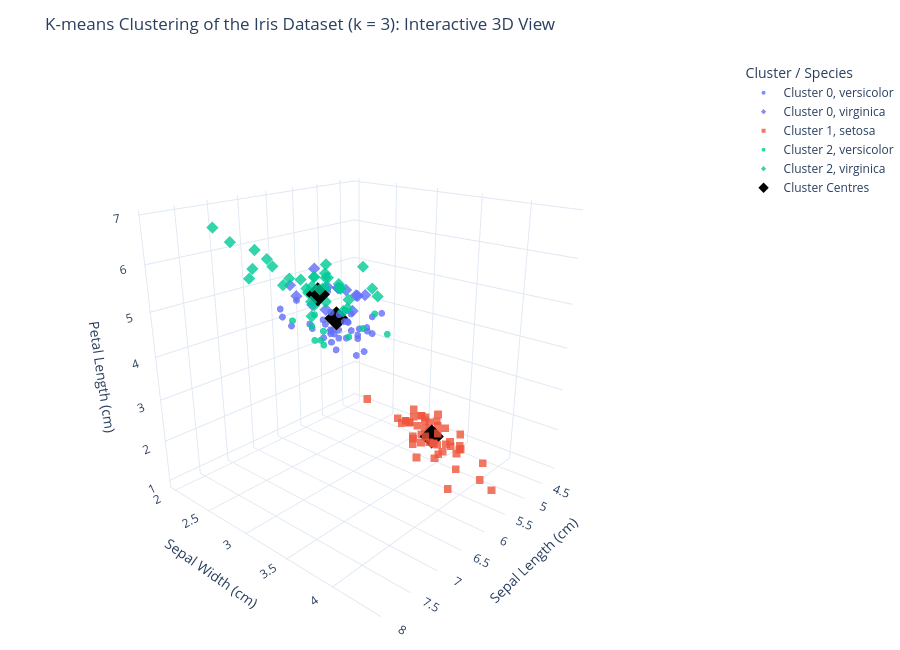

Notebook code cell kept with this figure:
### Code cell
# Step 8: Interactive 3D scatter plot of the clusters (with cluster centres marked)
fig = px.scatter_3d(
    df.sort_values("Cluster"),
    x="Sepal Length (cm)",
    y="Sepal Width (cm)",
    z="Petal Length (cm)",
    color="Cluster",
    symbol="Species",
    hover_data={"Petal Width (cm)": True},
    title="K-means Clustering of the Iris Dataset (k = 3): Interactive 3D View",
    opacity=0.8
)
fig.update_traces(marker=dict(size=4))

# add the three cluster centres as large black diamonds
fig.add_trace(go.Scatter3d(
    x=centers_df["Sepal Length (cm)"],
    y=centers_df["Sepal Width (cm)"],
    z=centers_df["Petal Length (cm)"],
    mode="markers",
    marker=dict(size=8, color="black", symbol="diamond"),
    hovertext=centers_df["Cluster"] + " centre",
    name="Cluster Centres"
))

fig.update_layout(
    width=900,
    height=650,
    legend_title_text="Cluster / Species",
    margin=dict(l=0, r=0, b=0, t=60),
    scene=dict(
        xaxis_title="Sepal Length (cm)",
        yaxis_title="Sepal Width (cm)",
        zaxis_title="Petal Length (cm)",
        aspectmode="cube",
        camera=dict(eye=dict(x=1.7, y=1.5, z=0.9))
    ),
    template="plotly_white"
)

fig.show()

### Figure 1 — Plotly figure (JSON) as saved in the notebook; plotly's stock layout.template omitted (floating-point values rounded to 4 significant figures)
{"data": [{"customdata": [[1.3], [1.6], [1.2], [1.0], [1.1], [1.0], [1.5], [1.2], [1.5], [1.3], [1.1], [1.5], [1.5], [1.5], [1.3], [1.4], [1.0], [1.5], [1.0], [1.4], [1.3], [1.0], [1.3], [1.0], [1.3], [1.3], [1.3], [1.3], [1.1], [1.3], [1.3], [1.2], [1.3], [1.0], [1.2], [1.4], [1.2], [1.5], [1.3]], "hovertemplate": "Cluster=Cluster 0<br>Species=versicolor<br>Sepal Length (cm)=%{x}<br>Sepal Width (cm)=%{y}<br>Petal Length (cm)=%{z}<br>Petal Width (cm)=%{customdata[0]}<extra></extra>", "legendgroup": "Cluster 0, versicolor", "marker": {"color": "#636efa", "opacity": 0.8, "size": 4, "symbol": "circle"}, "mode": "markers", "name": "Cluster 0, versicolor", "scene": "scene", "showlegend": true, "type": "scatter3d", "x": [6.4, 6.0, 5.8, 5.5, 5.5, 5.7, 6.0, 6.1, 6.3, 6.1, 5.6, 5.4, 6.2, 5.6, 5.6, 6.1, 6.0, 5.9, 5.0, 5.2, 6.6, 4.9, 5.7, 5.8, 6.3, 5.6, 5.5, 5.7, 5.1, 6.2, 5.7, 5.7, 5.6, 5.0, 5.8, 6.1, 5.5, 6.5, 5.5], "y": [2.9, 2.7, 2.7, 2.4, 2.4, 2.6, 2.9, 2.8, 2.5, 2.8, 2.5, 3.0, 2.2, 3.0, 2.9, 2.9, 2.2, 3.0, 2.0, 2.7, 2.9, 2.4, 2.8, 2.7, 2.3, 3.0, 2.5, 2.8, 2.5, 2.9, 2.9, 3.0, 2.7, 2.3, 2.6, 3.0, 2.6, 2.8, 2.3], "z": [4.3, 5.1, 3.9, 3.7, 3.8, 3.5, 4.5, 4.7, 4.9, 4.0, 3.9, 4.5, 4.5, 4.5, 3.6, 4.7, 4.0, 4.2, 3.5, 3.9, 4.6, 3.3, 4.5, 4.1, 4.4, 4.1, 4.0, 4.1, 3.0, 4.3, 4.2, 4.2, 4.2, 3.3, 4.0, 4.6, 4.4, 4.6, 4.0]}, {"customdata": [[1.9], [1.9], [1.8], [1.4], [1.5], [1.8], [1.8], [2.0], [1.5], [2.4], [2.0], [1.7], [1.9], [1.8]], "hovertemplate": "Cluster=Cluster 0<br>Species=virginica<br>Sepal Length (cm)=%{x}<br>Sepal Width (cm)=%{y}<br>Petal Length (cm)=%{z}<br>Petal Width (cm)=%{customdata[0]}<extra></extra>", "legendgroup": "Cluster 0, virginica", "marker": {"color": "#636efa", "opacity": 0.8, "size": 4, "symbol": "diamond"}, "mode": "markers", "name": "Cluster 0, virginica", "scene": "scene", "showlegend": true, "type": "scatter3d", "x": [6.3, 5.8, 6.0, 6.1, 6.3, 6.2, 6.3, 5.6, 6.0, 5.8, 5.7, 4.9, 5.8, 5.9], "y": [2.5, 2.7, 3.0, 2.6, 2.8, 2.8, 2.7, 2.8, 2.2, 2.8, 2.5, 2.5, 2.7, 3.0], "z": [5.0, 5.1, 4.8, 5.6, 5.1, 4.8, 4.9, 4.9, 5.0, 5.1, 5.0, 4.5, 5.1, 5.1]}, {"customdata": [[0.1], [0.2], [0.4], [0.2], [0.2], [0.5], [0.2], [0.4], [0.2], [0.3], [0.3], [0.3], [0.4], [0.2], [0.4], [0.1], [0.2], [0.2], [0.1], [0.2], [0.2], [0.3], [0.4], [0.2], [0.2], [0.2], [0.2], [0.2], [0.2], [0.2], [0.4], [0.6], [0.2], [0.2], [0.2], [0.3], [0.2], [0.2], [0.4], [0.3], [0.2], [0.2], [0.1], [0.3], [0.2], [0.2], [0.2], [0.1], [0.2], [0.2]], "hovertemplate": "Cluster=Cluster 1<br>Species=setosa<br>Sepal Length (cm)=%{x}<br>Sepal Width (cm)=%{y}<br>Petal Length (cm)=%{z}<br>Petal Width (cm)=%{customdata[0]}<extra></extra>", "legendgroup": "Cluster 1, setosa", "marker": {"color": "#EF553B", "opacity": 0.8, "size": 4, "symbol": "square"}, "mode": "markers", "name": "Cluster 1, setosa", "scene": "scene", "showlegend": true, "type": "scatter3d", "x": [4.3, 5.2, 5.0, 5.0, 4.8, 5.1, 4.6, 5.1, 5.4, 5.1, 5.7, 5.1, 5.4, 5.2, 5.7, 4.8, 4.8, 5.4, 4.9, 4.4, 5.0, 4.6, 5.4, 5.0, 4.6, 4.7, 4.9, 5.8, 4.7, 5.1, 5.4, 5.0, 5.1, 4.8, 4.4, 4.5, 4.6, 5.3, 5.1, 5.0, 5.1, 4.4, 4.9, 4.8, 5.5, 5.0, 4.9, 5.2, 5.0, 5.5], "y": [3.0, 3.5, 3.4, 3.0, 3.4, 3.3, 3.6, 3.7, 3.4, 3.8, 3.8, 3.5, 3.9, 3.4, 4.4, 3.0, 3.4, 3.7, 3.1, 2.9, 3.4, 3.4, 3.9, 3.6, 3.1, 3.2, 3.0, 4.0, 3.2, 3.5, 3.4, 3.5, 3.8, 3.1, 3.2, 2.3, 3.2, 3.7, 3.8, 3.5, 3.4, 3.0, 3.6, 3.0, 3.5, 3.2, 3.1, 4.1, 3.3, 4.2], "z": [1.1, 1.5, 1.6, 1.6, 1.9, 1.7, 1.0, 1.5, 1.7, 1.5, 1.7, 1.4, 1.3, 1.4, 1.5, 1.4, 1.6, 1.5, 1.5, 1.4, 1.5, 1.4, 1.7, 1.4, 1.5, 1.3, 1.4, 1.2, 1.6, 1.4, 1.5, 1.6, 1.6, 1.6, 1.3, 1.3, 1.4, 1.5, 1.9, 1.3, 1.5, 1.3, 1.4, 1.4, 1.3, 1.2, 1.5, 1.5, 1.4, 1.4]}, {"customdata": [[1.4], [1.6], [1.6], [1.5], [1.7], [1.4], [1.4], [1.8], [1.5], [1.4], [1.5]], "hovertemplate": "Cluster=Cluster 2<br>Species=versicolor<br>Sepal Length (cm)=%{x}<br>Sepal Width (cm)=%{y}<br>Petal Length (cm)=%{z}<br>Petal Width (cm)=%{customdata[0]}<extra></extra>", "legendgroup": "Cluster 2, versicolor", "marker": {"color": "#00cc96", "opacity": 0.8, "size": 4, "symbol": "circle"}, "mode": "markers", "name": "Cluster 2, versicolor", "scene": "scene", "showlegend": true, "type": "scatter3d", "x": [7.0, 6.3, 6.0, 6.7, 6.7, 6.8, 6.6, 5.9, 6.9, 6.7, 6.4], "y": [3.2, 3.3, 3.4, 3.1, 3.0, 2.8, 3.0, 3.2, 3.1, 3.1, 3.2], "z": [4.7, 4.7, 4.5, 4.7, 5.0, 4.8, 4.4, 4.8, 4.9, 4.4, 4.5]}, {"customdata": [[2.1], [1.8], [2.0], [1.8], [2.3], [2.1], [1.6], [2.0], [2.3], [2.2], [2.5], [2.3], [2.3], [2.4], [1.8], [2.1], [2.4], [1.9], [1.8], [2.3], [2.3], [2.5], [2.1], [1.8], [2.2], [2.1], [1.8], [1.8], [2.5], [2.0], [1.9], [2.1], [2.3], [2.2], [2.3], [2.0]], "hovertemplate": "Cluster=Cluster 2<br>Species=virginica<br>Sepal Length (cm)=%{x}<br>Sepal Width (cm)=%{y}<br>Petal Length (cm)=%{z}<br>Petal Width (cm)=%{customdata[0]}<extra></extra>", "legendgroup": "Cluster 2, virginica", "marker": {"color": "#00cc96", "opacity": 0.8, "size": 4, "symbol": "diamond"}, "mode": "markers", "name": "Cluster 2, virginica", "scene": "scene", "showlegend": true, "type": "scatter3d", "x": [6.7, 7.2, 6.5, 6.1, 6.7, 6.4, 7.2, 7.9, 6.9, 6.4, 6.7, 6.8, 7.7, 6.3, 6.4, 6.9, 6.7, 7.4, 6.5, 6.9, 6.2, 6.3, 7.1, 6.3, 6.5, 7.6, 7.3, 6.7, 7.2, 6.5, 6.4, 6.8, 6.4, 7.7, 7.7, 7.7], "y": [3.3, 3.2, 3.0, 3.0, 3.0, 2.8, 3.0, 3.8, 3.1, 2.8, 3.3, 3.2, 3.0, 3.4, 3.1, 3.1, 3.1, 2.8, 3.0, 3.2, 3.4, 3.3, 3.0, 2.9, 3.0, 3.0, 2.9, 2.5, 3.6, 3.2, 2.7, 3.0, 3.2, 3.8, 2.6, 2.8], "z": [5.7, 6.0, 5.2, 4.9, 5.2, 5.6, 5.8, 6.4, 5.1, 5.6, 5.7, 5.9, 6.1, 5.6, 5.5, 5.4, 5.6, 6.1, 5.5, 5.7, 5.4, 6.0, 5.9, 5.6, 5.8, 6.6, 6.3, 5.8, 6.1, 5.1, 5.3, 5.5, 5.3, 6.7, 6.9, 6.7]}, {"hovertext": ["Cluster 0 centre", "Cluster 1 centre", "Cluster 2 centre"], "marker": {"color": "black", "size": 8, "symbol": "diamond"}, "mode": "markers", "name": "Cluster Centres", "type": "scatter3d", "x": [5.802, 5.006, 6.781], "y": [2.674, 3.428, 3.096], "z": [4.37, 1.462, 5.511]}], "layout": {"height": 650, "legend": {"title": {"text": "Cluster / Species"}, "tracegroupgap": 0}, "margin": {"b": 0, "l": 0, "r": 0, "t": 60}, "scene": {"aspectmode": "cube", "camera": {"eye": {"x": 1.7, "y": 1.5, "z": 0.9}}, "domain": {"x": [0.0, 1.0], "y": [0.0, 1.0]}, "xaxis": {"title": {"text": "Sepal Length (cm)"}}, "yaxis": {"title": {"text": "Sepal Width (cm)"}}, "zaxis": {"title": {"text": "Petal Length (cm)"}}}, "title": {"text": "K-means Clustering of the Iris Dataset (k = 3): Interactive 3D View"}, "width": 900}}
